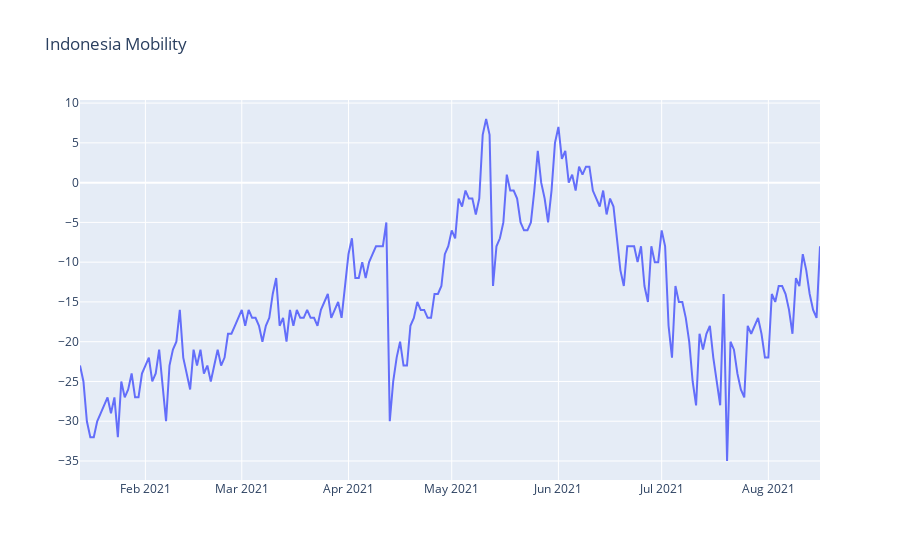

Write notebook code for a chart like this one.
### Code cell
line_stat = []
line_stat.append(go.Scatter(x=df_mobility.date, y=df_mobility['retail_and_recreation_percent_change_from_baseline'], name="Retail And Recreation", mode='lines'))

fig = go.Figure(data=line_stat)
fig.update_layout(title_text="Indonesia Mobility")
fig.show()

### Figure 1 — Plotly figure (JSON) as saved in the notebook; plotly's stock layout.template omitted (floating-point values rounded to 4 significant figures; data arrays with more than 128 entries replaced by an {"elided": "..."} marker saying what was removed)
{"data": [{"mode": "lines", "name": "Retail And Recreation", "type": "scatter", "x": {"elided": "216 str values"}, "y": {"elided": "216 int values"}}], "layout": {"title": {"text": "Indonesia Mobility"}}}
